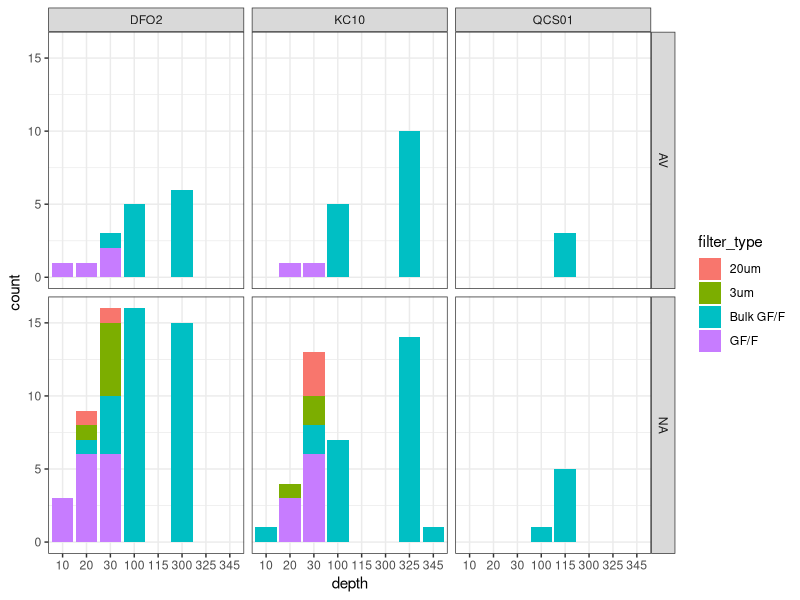
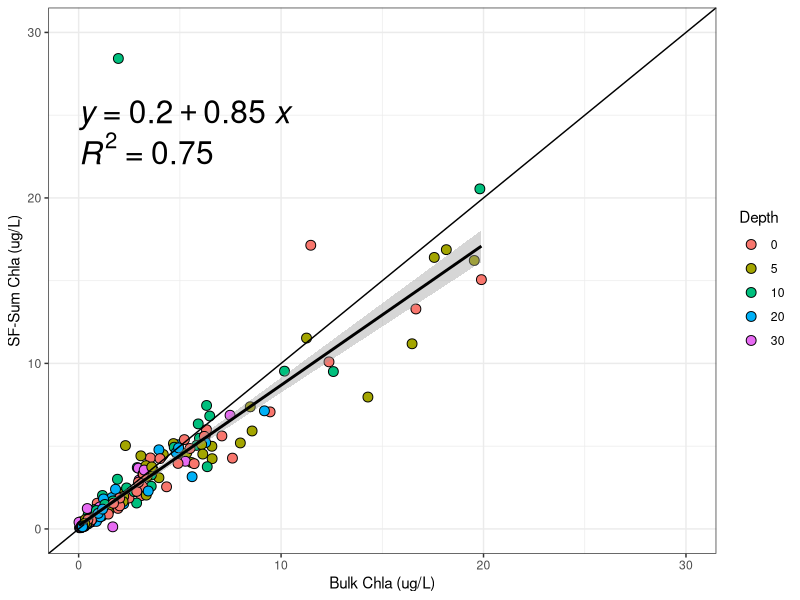
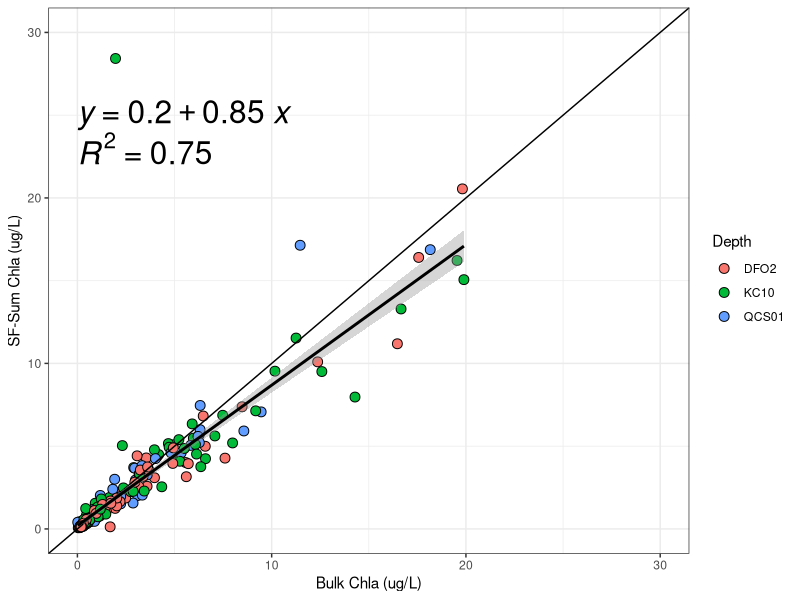
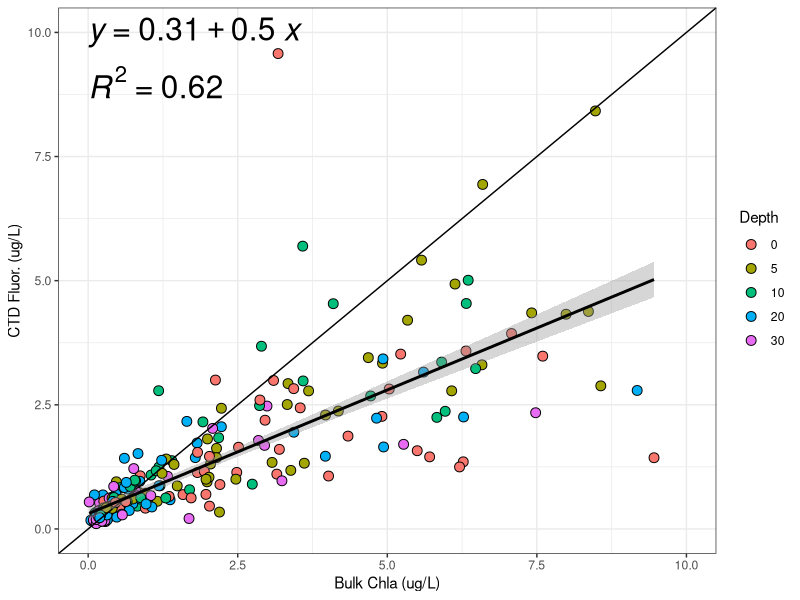
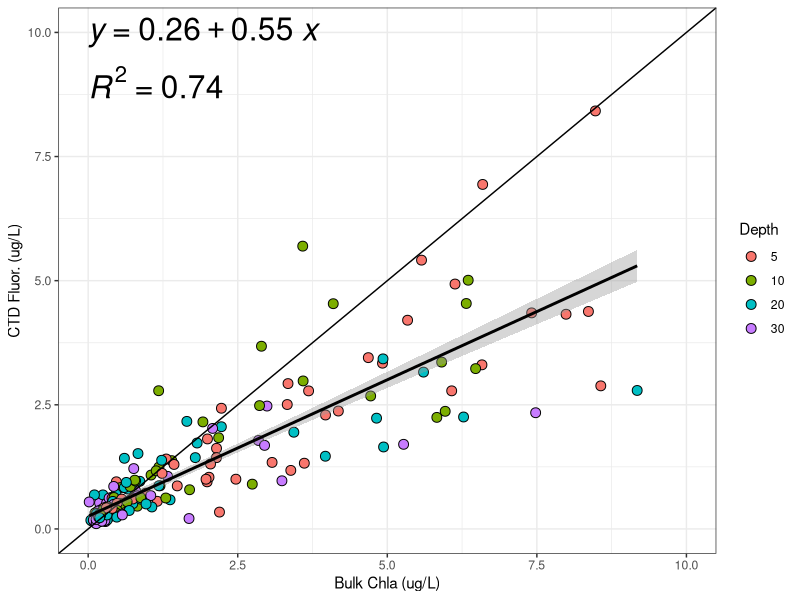
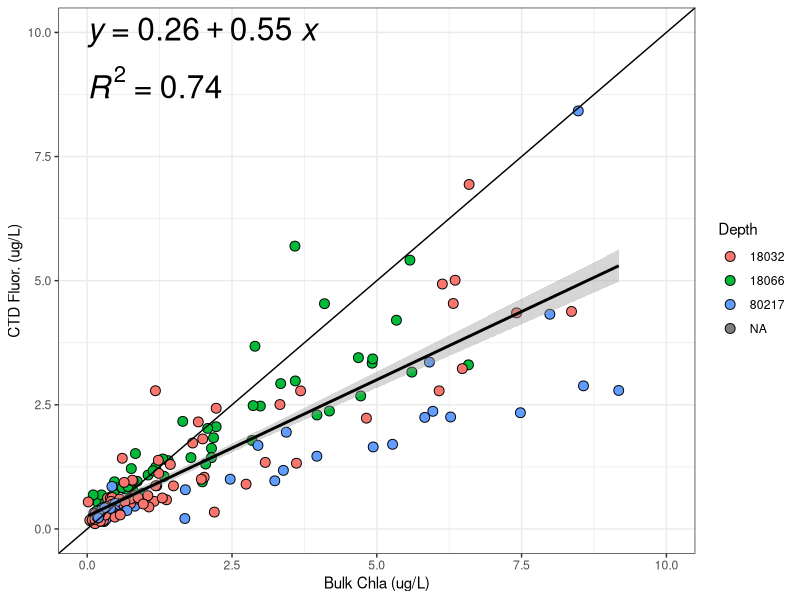
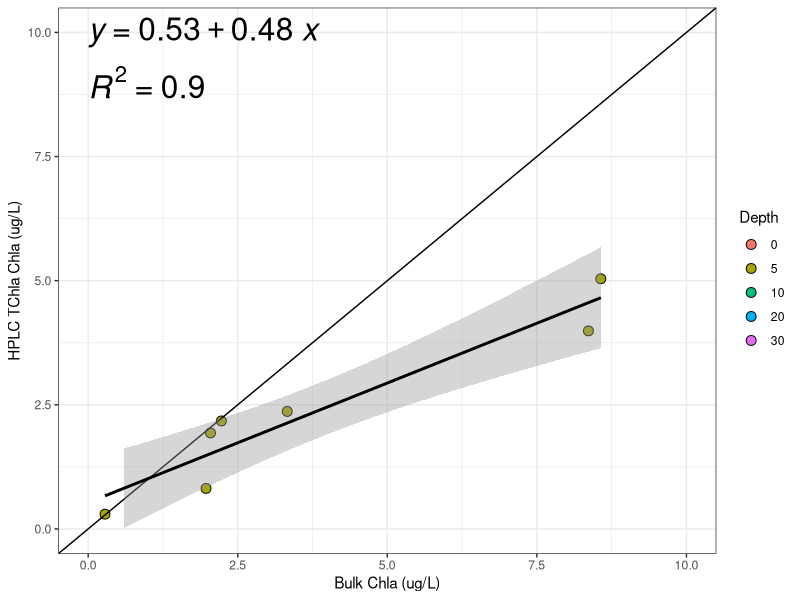
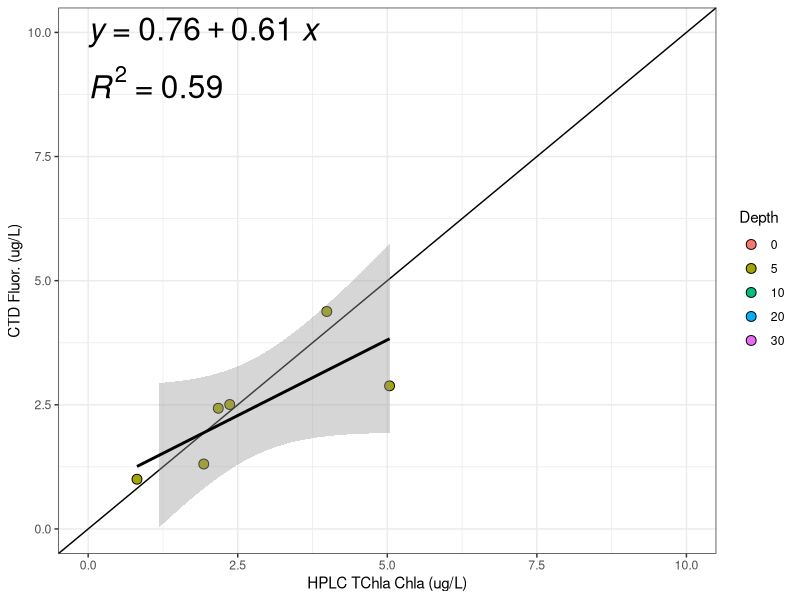

The R script that drew these images, in order: (Note: this script raises an error after producing the figures.)
## ---- chunk 1
#Upload packages
library(tidyverse)
library(here)
library(patchwork)
library(readxl)
## ---- chunk 2
#Upload chl dataset - entire dataset downloaded from the portal on 2022-01-04
chl <- read_csv(here("files", "calvert_2022-04-20_chl.csv"))

#Upload HPLC data
hplc <- read_csv(here("files", "qcs01-2022-04-20_hplc.csv"))

#Upload CTD data
ctd <- read_excel(here("files", "calvert_2022-04-20_ctd.xlsx"),
                      sheet = "Data")

#Upload CTD metadata from drops sheet in portal excel download
ctd_meta <- read_excel(here("files",  "calvert_2022-04-20_ctd.xlsx"),
                      sheet = "Drops")

## ---- chunk 3
#Selecting relevant columns
chl <- chl %>% 
  select(date, site_id, line_out_depth, collected, analyzed, hakai_id, 
         calibration:calibration_slope, filter_type, before_acid, after_acid,
         acid_flag, chla, chla_flag, phaeo, phaeo_flag) 

#Adding month column
chl <- chl %>% 
  mutate(month = lubridate::month(date)) %>% 
  relocate(month, .after = date)

#Creating duplicate and acid ratio columns
chl <- chl %>% 
  group_by(collected, site_id, line_out_depth, filter_type) %>% 
  mutate(rep = n()) %>%
  ungroup() %>% 
  mutate(acid_ratio = before_acid/after_acid)

#Pulling out duplicates - 1 duplicate. Looks like filter type input incorrectly.
dup <- chl %>% 
  filter(rep > 1)

## ---- chunk 4
#Wrangling hplc dataset

#Selecting important columns and limiting to records with results
hplc <- hplc %>% 
  filter(!is.na(all_chl_a)) %>% 
  select(date, line_out_depth, all_chl_a)
## ---- chunk 5
#Wrangling CTD profiles data

#Reduce columns, rename to workable name for queries and join drop metadata to drop data
ctd <- ctd %>%
  left_join(ctd_meta, by = "Cast PK") %>% 
  mutate(date = lubridate::date(`Measurement time`)) %>%
  mutate(year = lubridate::year(`Measurement time`)) %>%
  select(castpk = `Cast PK`, ctdNum = `CTD serial number`, 
         ctdFirm = `CTD firmware version`, site_id = Station.x, lat = Latitude,
         long = Longitude, time = `Measurement time`, date, year,
         dep = `Depth (m)`, pres = `Pressure (dbar)`,
         flu = `Fluorometry Chlorophyll (ug/L)`)

#checking if there are duplicated CTD cast - There was a duplicate cast at KC10 on the most recent survey
check_ctd_dup <- ctd %>% 
  distinct(castpk, date, site_id) %>% 
  group_by(date, site_id) %>% 
  summarise(n_cast = n()) %>% 
  ungroup()

#checking min/max ctd cast depths for each castPK - All start at 1 except 2
check_ctd_depth <- ctd %>% 
  group_by(castpk) %>% 
  summarise(min_dep = min(pres),
            max_dep = max(pres)) %>% 
  ungroup()

#Three different CTDs used. 
check_ctd_inst <- ctd %>% 
  distinct(ctdNum)
## ---- chunk 6
#Diagnostic checks

#Depth check - where were samples collected - only bulk collected >30m.
check_depth <- chl %>% 
  distinct(line_out_depth, filter_type)

#Looking at calibrations applied to data - three calibrations
check_cali <- chl %>% 
  distinct(calibration, acid_ratio_correction_factor, acid_coefficient,
           calibration_slope)

#Looking for negative values - 5 records.
check_neg <- chl %>% 
  filter(chla < 0 | phaeo < 0)

#Looking for no concentration - lots, mostly new data not analyzed yet, but some older.
check_na <- chl %>% 
  filter(is.na(chla) | is.na(phaeo))

#Checking if there are any pre-existing flags - some are already flagged from previous rounds 
check_flag <- chl %>% 
  filter(!is.na(chla_flag) | !is.na(phaeo_flag))

check_flag_summary <- chl %>% 
  group_by(chla_flag) %>% 
  summarise(num_flag = n())

#Checking acid flag - sometimes the crew flags suspect data here rather than directly applying flags
#Currently 20 records from a single day where the chlorophyll blanks were higher than usual.
check_acid_flag <- chl %>% 
  filter(!is.na(acid_flag))

#Looking for filters with low acid ratios - lots. Need to look into these.
check_ar <- chl %>% 
  filter(acid_ratio < 1.2)

#Plotting depths with low acid ratio - all bulk samples from > 100m (expected) 
check_ar %>% 
  filter(chla_flag == "AV" | is.na(chla_flag)) %>% 
  ggplot(aes(x = as.factor(line_out_depth), fill = filter_type)) +
  geom_bar(stat = "count", position = "stack") +
  facet_grid(chla_flag ~ site_id) +
  labs(x = "depth",
       y = "count") +
  theme_bw()

#So it looks like a lot of the unflagged data has low acid ratios at deeper depths.
## ---- chunk 7
#For now, I want to filter out any data with bad flags, negative values
chl <- chl %>% 
  filter(chla > 0 & !is.na(chla)) %>% 
  filter(chla > 0 & chla_flag == "AV" | chla_flag == "ADL" | is.na(chla_flag))
## ---- chunk 8
#Investigating bulk data for errors

#Pulling out the bulk filters
chl_bulk <- chl %>% 
  filter(filter_type == "Bulk GF/F")

#Making a column showing if there are replicated filters.
chl_bulk <- chl_bulk %>% 
  group_by(collected, site_id, line_out_depth) %>% 
  mutate(filt_num = n()) %>% 
  ungroup()

#Querying duplicated bulk records. 0.
check_bulk_dup <- chl_bulk %>% 
  filter(filt_num > 1)

#Filtering out any duplicated
chl_bulk <- chl_bulk %>% 
  filter(filt_num == 1)

#The bulk data looks good.
## ---- chunk 9
#Investigating size-fractionated data for errors.

#Calculating the number of filters for each size-fraction set
chl_sf <- chl %>% 
  filter(!filter_type == "Bulk GF/F") %>%
  filter(!is.na(chla)) %>% 
  group_by(collected, site_id, line_out_depth) %>% 
  mutate(filt_num = n()) %>% 
  ungroup()

#Looking for size fraction sets that have less than 3 filters - 19 records - 1 set AV flags.
check_sf_low <- chl_sf %>% 
  filter(filt_num < 3)

#Looking at size fraction sets that have more than 3 filters. 0.
check_sf_high <- chl_sf %>% 
  filter(filt_num > 3)

#Subsetting where there are 3 size-fractionated filters. 
chl_sf <- chl_sf %>% 
  filter(filt_num == 3)

#Querying replicated filter types within a set - capturing where 3 filters, but two are replicated. 
#One sample with two 20 um filters
check_sf_dup <- chl_sf %>% 
  group_by(collected, site_id, line_out_depth, filter_type) %>% 
  mutate(filt_unique = n()) %>% 
  ungroup() %>% 
  filter(filt_unique > 1)

#Subsetting to remove the sample with duplicated filter
chl_sf <- chl_sf %>% 
  group_by(collected, site_id, line_out_depth, filter_type) %>% 
  mutate(filt_unique = n()) %>% 
  ungroup() %>% 
  filter(filt_unique == 1)

#Since I removed these, I now need to recount all the filters for each sample as there will be some with < 3
chl_sf <- chl_sf %>% 
  group_by(collected, site_id, line_out_depth) %>% 
  mutate(filt_num2 = n()) %>% 
  ungroup() %>% 
  filter(filt_num2 == 3)

#The size-fractionated data looks good.
## ---- chunk 10
#Calculating the size-fractionated sum for comparison with the bulk
chl_sf_sum <- chl_sf %>% 
  group_by(collected, site_id, line_out_depth) %>% 
  mutate(sf_sum = sum(chla)) %>% 
  ungroup() %>% 
  distinct(collected, line_out_depth, sf_sum, .keep_all = TRUE) %>% 
  select(collected, line_out_depth, sf_sum)

#Removing deep bulk samples for joining with the SF sum.

#Merging with the size-fractionated data for comparison.
chl_comp <- chl_bulk %>%
  select(date, collected, site_id, line_out_depth, bulk_chla = chla) %>% 
  filter(line_out_depth < 99) %>% 
  left_join(chl_sf_sum)

#Looking why there are NAs in join. All from where SF did not have 3 filters in set.
check_comp_na <- chl_comp %>% 
  filter(is.na(bulk_chla) | is.na(sf_sum))

#Now joining with hplc
chl_comp <- chl_comp %>% 
  left_join(hplc)

#Now joining with CTD fluorescence.

#First altering CTD file to make it comparable to the bottle data, which includes changing 1m pressure to 0m depth for joining with surface bottle data.
ctd_join <- ctd %>% 
  select(date, site_id, ctdNum, line_out_depth = pres, flu) %>% 
  mutate(line_out_depth = case_when(line_out_depth == 1 ~ 0,
                           TRUE ~ as.numeric(line_out_depth)))

chl_comp <- chl_comp %>% 
  left_join(ctd_join)

#Filter comparison looks good
## ---- chunk 11
#Plotting scatter of bulk versus SF sum concentrations

chl_comp %>% 
  ggplot(aes(x = bulk_chla, y = sf_sum)) + 
  geom_point(aes(fill = as.factor(line_out_depth)), pch = 21, size = 3) +
  geom_abline(slope = 1, intercept = 0) +
  geom_smooth(method = "lm", color = "black") +
  ggpubr::stat_cor(aes(label = ..rr.label..), label.y = 23, size = 8) +
  ggpubr::stat_regline_equation(label.y = 25, size = 8) +
  labs(x = "Bulk Chla (ug/L)",
       y = "SF-Sum Chla (ug/L)",
       fill = "Depth") +
  xlim(0, 30) + #Make sure to check data range and change these limits to include all data
  ylim(0, 30) +
  theme_bw()

#Looks good, with exception to two filters where there was clearly issues. 
## ---- chunk 12
#Plotting scatter of bulk versus SF sum concentrations - coloring by station

chl_comp %>% 
  ggplot(aes(x = bulk_chla, y = sf_sum)) + 
  geom_point(aes(fill = as.factor(site_id)), pch = 21, size = 3) +
  geom_abline(slope = 1, intercept = 0) +
  geom_smooth(method = "lm", color = "black") +
  ggpubr::stat_cor(aes(label = ..rr.label..), label.y = 23, size = 8) +
  ggpubr::stat_regline_equation(label.y = 25, size = 8) +
  labs(x = "Bulk Chla (ug/L)",
       y = "SF-Sum Chla (ug/L)",
       fill = "Depth") +
  xlim(0, 30) + #Make sure to check data range and change these limits to include all data
  ylim(0, 30) +
  theme_bw()

#Looks pretty darn good!
## ---- chunk 13
#Plotting scatter of bulk versus CTD fluorescence

chl_comp %>% 
  ggplot(aes(x = bulk_chla, y = flu)) + 
  geom_point(aes(fill = as.factor(line_out_depth)), pch = 21, size = 3) +
  geom_abline(slope = 1, intercept = 0) +
  geom_smooth(method = "lm", color = "black") +
  ggpubr::stat_cor(aes(label = ..rr.label..), label.y = 9, size = 8) +
  ggpubr::stat_regline_equation(label.y = 10, size = 8) +
  labs(x = "Bulk Chla (ug/L)",
       y = "CTD Fluor. (ug/L)",
       fill = "Depth") +
  xlim(0, 10) + #Make sure to check data range and change these limits to include all data
  ylim(0, 10) +
  theme_bw()

#Very interesting trends - CTD fluorescence is much lower than Bulk chlorophyll?
## ---- chunk 14
#Plotting scatter of bulk versus CTD fluorescence - without surface samples

chl_comp %>% 
  filter(!line_out_depth == 0) %>% 
  ggplot(aes(x = bulk_chla, y = flu)) + 
  geom_point(aes(fill = as.factor(line_out_depth)), pch = 21, size = 3) +
  geom_abline(slope = 1, intercept = 0) +
  geom_smooth(method = "lm", color = "black") +
  ggpubr::stat_cor(aes(label = ..rr.label..), label.y = 9, size = 8) +
  ggpubr::stat_regline_equation(label.y = 10, size = 8) +
  labs(x = "Bulk Chla (ug/L)",
       y = "CTD Fluor. (ug/L)",
       fill = "Depth") +
  xlim(0, 10) + #Make sure to check data range and change these limits to include all data
  ylim(0, 10) +
  theme_bw()

#Very interesting trends - CTD fluorescence is much lower than bulk Chl (even with surface removed). Why?
## ---- chunk 15
#Plotting scatter of bulk versus CTD fluorescence - colors represent instrument number

chl_comp %>% 
  filter(!line_out_depth == 0) %>% 
  ggplot(aes(x = bulk_chla, y = flu)) + 
  geom_point(aes(fill = as.factor(ctdNum)), pch = 21, size = 3) +
  geom_abline(slope = 1, intercept = 0) +
  geom_smooth(method = "lm", color = "black") +
  ggpubr::stat_cor(aes(label = ..rr.label..), label.y = 9, size = 8) +
  ggpubr::stat_regline_equation(label.y = 10, size = 8) +
  labs(x = "Bulk Chla (ug/L)",
       y = "CTD Fluor. (ug/L)",
       fill = "Depth") +
  xlim(0, 10) + #Make sure to check data range and change these limits to include all data
  ylim(0, 10) +
  theme_bw()

#Very interesting trends - CTD fluorescence is much lower than bulk Chl (even with surface removed). Why?
## ---- chunk 16
#Plotting scatter of bulk versus HPLC - only at single depth

chl_comp %>% 
  ggplot(aes(x = bulk_chla, y = all_chl_a)) + 
  geom_point(aes(fill = as.factor(line_out_depth)), pch = 21, size = 3) +
  geom_abline(slope = 1, intercept = 0) +
  geom_smooth(method = "lm", color = "black") +
  ggpubr::stat_cor(aes(label = ..rr.label..), label.y = 9, size = 8) +
  ggpubr::stat_regline_equation(label.y = 10, size = 8) +
  labs(x = "Bulk Chla (ug/L)",
       y = "HPLC TChla Chla (ug/L)",
       fill = "Depth") +
  xlim(0, 10) + #Make sure to check data range and change these limits to include all data
  ylim(0, 10) +
  theme_bw()

#HPLC All Chla is less than half of Bulk Chla. Still don't know what to make of this, but at least strongly correlated.
## ---- chunk 17
#Plotting scatter of HPLC TChla vs Fluorescence.

chl_comp %>% 
  ggplot(aes(x = all_chl_a, y = flu)) + 
  geom_point(aes(fill = as.factor(line_out_depth)), pch = 21, size = 3) +
  geom_abline(slope = 1, intercept = 0) +
  geom_smooth(method = "lm", color = "black") +
  ggpubr::stat_cor(aes(label = ..rr.label..), label.y = 9, size = 8) +
  ggpubr::stat_regline_equation(label.y = 10, size = 8) +
  labs(x = "HPLC TChla Chla (ug/L)",
       y = "CTD Fluor. (ug/L)",
       fill = "Depth") +
  xlim(0, 10) + #Make sure to check data range and change these limits to include all data
  ylim(0, 10) +
  theme_bw()


## ---- chunk 18
#Making a time-series plot of bulk chlorophyll separated by depth and colored by acid ratio.

chl %>%
  filter(line_out_depth < 50 &
           filter_type == "Bulk GF/F") %>% 
  ggplot(aes(x = date, y = chla)) + 
  geom_point(aes(fill = acid_ratio), pch = 21, size = 3) + 
  geom_line() + 
  facet_grid(line_out_depth ~ ., scales = "free_y") +
  labs(y = "Bulk Chla (ug/L)",
       fill = "AR") +
  theme_bw() +
  theme(text = element_text(size = 25),
        axis.text = element_text(colour = "black"),
        axis.title.x = element_blank())

# ggsave(here("figures_qc", "QC_bulk_qu39_depth_TS.png"), 
#        width = 16, height = 12, dpi=300)
## ---- chunk 19
#Plot timeseries of stacked size fractions. 
## ---- chunk 20
#Exporting Bulk chlorophyll data for Kush
chl_export <- chl_comp %>% 
  select(date, collected, line_out_depth, bulk_chla)


write_csv(chl_export, here("outputs", "bulk_fluorometric_chla.csv"))

